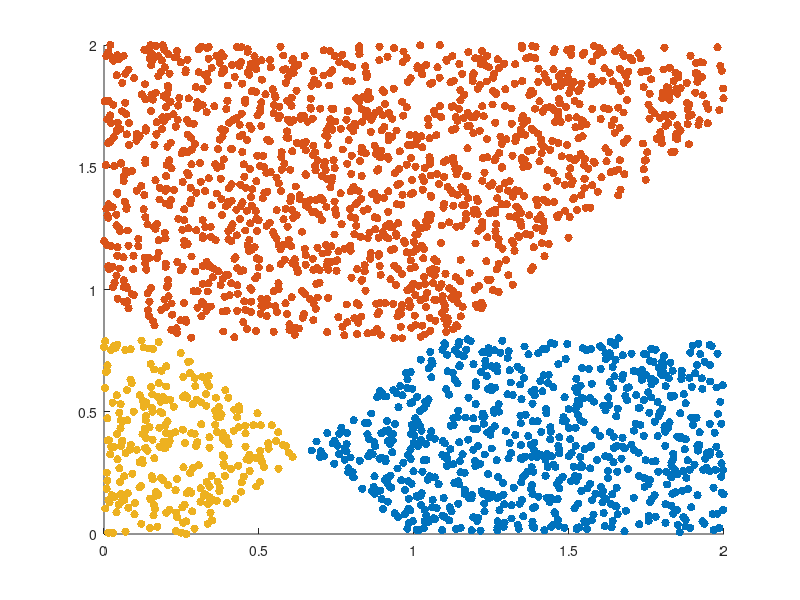

Write the MATLAB code that produced this figure.
clear
clear all

shapesP = ['.','o','x','+','*','s','d','v','^','<','>','p','h'];
nVec = 3000;
aN=0;
bN=1;
P = [aN + (bN+bN)*rand(1),aN + (bN+bN)*rand(1)];
n = zeros(nVec,6);
for i=1:nVec
   rX = aN + (bN+bN)*rand(1);
   rY = aN + (bN+bN)*rand(1);
   n(i,1) = rX;
   n(i,2) = rY;
end

for i=1: nVec
    subX = n(i,:);
    f1 = subX(1)-subX(2)-0.3;
    f2 = subX(2)-0.8;
    f3 = -subX(1)-subX(2)+1;
    
    subX(4) = f1;
    subX(5) = f2;
    subX(6) = f3;
    
    %azul
    if f1>0 && f2<0 && f3<0
        subX(3) = 2;
    end
    
    %rojo
    if f1<0 && f2<0 && f3>0
        subX(3) = 1;
    end
    
    %verde
    if f1<0 && f2>0 && f3<0
        subX(3) = 3;
    end
    
    
    
    n(i,:) = subX;
end

reds = n(n(:,3) == 1,:);
blues = n(n(:,3) == 2,:);
greens = n(n(:,3) == 3,:);
% grays = n(n(:,3) == 0,:);

scatter( blues(:,1), blues(:,2), [], 'blue', 'filled');
hold on
scatter( greens(:,1), greens(:,2), [], 'green', 'filled');
hold on
scatter( reds(:,1), reds(:,2), [], 'red', 'filled');
hold on
% 
% scatter( grays(:,1), grays(:,2), [], 'yellow', 'filled');
% hold on







function [colorC] = getColors(x)
    rng(x);
    % Generar tres números aleatorios distintos entre 0 y 1
    numeros_aleatorios = rand(1, 3);
    indice_permutacion = randperm(3);
    colorC = numeros_aleatorios(indice_permutacion);
end

